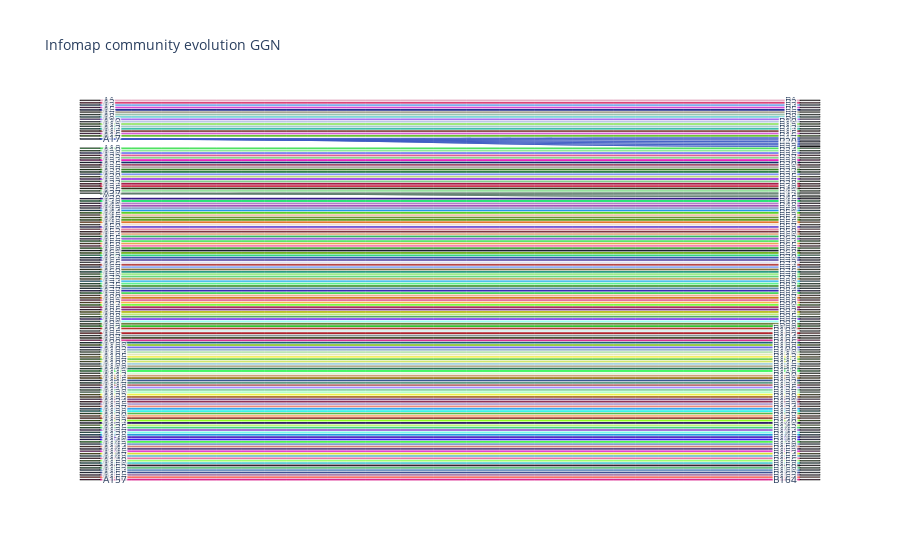

The notebook cell saved with this chart:
### Code cell
import plotly.graph_objects as go
import kaleido



fig = go.Figure(data=[go.Sankey(
    node = dict(
      pad = 15,
      thickness = 20,
      line = dict(color = "black", width = 0.5),
      label = com_label,
      color = com_label_color
    ),
    link = dict(
      source = com_source_tot, # indices correspond to labels, eg A1, A2, A1, B1, ...
      target = com_target_tot,
      value = value_tot,
      color = color_tot
        
  ))])

fig.update_layout(title_text="Infomap community evolution GGN", font_size=10)
fig.show()
fig.write_image("output/Communities/Infomap/GGN_infomap_communities.pdf", engine="kaleido")

### Figure 1 — Plotly figure (JSON) as saved in the notebook; plotly's stock layout.template omitted (floating-point values rounded to 4 significant figures; data arrays with more than 128 entries replaced by an {"elided": "..."} marker saying what was removed)
{"data": [{"link": {"color": {"elided": "164 str values"}, "source": {"elided": "164 int values"}, "target": {"elided": "164 int values"}, "value": {"elided": "164 float values"}}, "node": {"color": {"elided": "321 str values"}, "label": {"elided": "321 str values"}, "line": {"color": "black", "width": 0.5}, "pad": 15, "thickness": 20}, "type": "sankey"}], "layout": {"font": {"size": 10}, "title": {"text": "Infomap community evolution GGN"}}}
